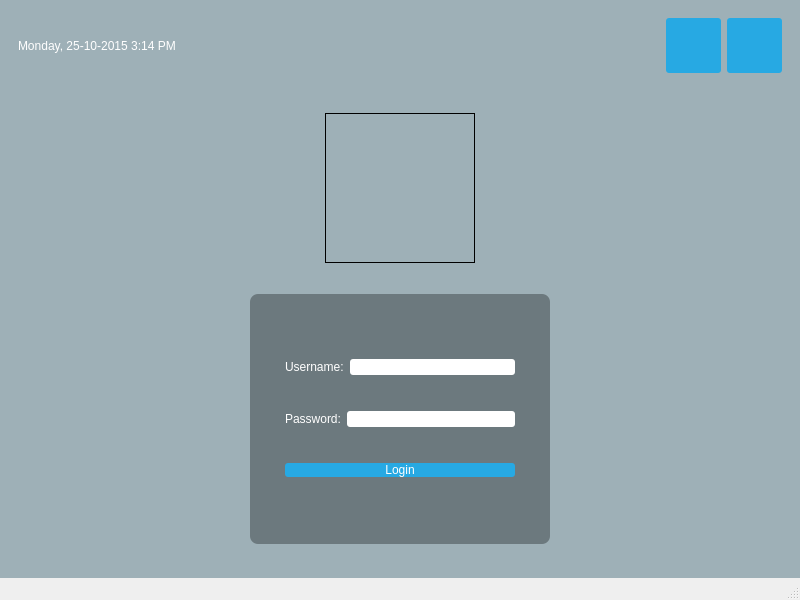
<?xml version="1.0" encoding="UTF-8"?>
<ui version="4.0">
 <class>MainWindow</class>
 <widget class="QMainWindow" name="MainWindow">
  <property name="geometry">
   <rect>
    <x>0</x>
    <y>0</y>
    <width>800</width>
    <height>600</height>
   </rect>
  </property>
  <property name="windowTitle">
   <string>MainWindow</string>
  </property>
  <property name="styleSheet">
   <string notr="true">#centralwidget { background: rgba(32, 80, 96, 100); }

#topPanel { background-color: qlineargradient(spread:reflect,
x1:0.5, y1:0, x2:0, y2:0, stop:0 rgba(91, 204, 233, 100),
stop:1 rgba(32, 80, 96, 100)); }

#loginForm
{
background: rgba(0, 0, 0, 80);
border-radius: 8px;
}

QLabel { color: white; }
QLineEdit { border-radius: 3px; }

QPushButton
{
color: white;
background-color: #27a9e3;
border-width: 0px;
border-radius: 3px;
}

QPushButton:hover { background-color: #66c011; }
</string>
  </property>
  <widget class="QWidget" name="centralwidget">
   <property name="styleSheet">
    <string notr="true">
</string>
   </property>
   <layout class="QVBoxLayout" name="verticalLayout">
    <item>
     <widget class="QWidget" name="topPanel" native="true">
      <layout class="QHBoxLayout" name="horizontalLayout">
       <item>
        <widget class="QLabel" name="currentDateTime">
         <property name="text">
          <string>Monday, 25-10-2015 3:14 PM</string>
         </property>
        </widget>
       </item>
       <item>
        <spacer name="horizontalSpacer">
         <property name="orientation">
          <enum>Qt::Horizontal</enum>
         </property>
         <property name="sizeHint" stdset="0">
          <size>
           <width>40</width>
           <height>20</height>
          </size>
         </property>
        </spacer>
       </item>
       <item>
        <widget class="QPushButton" name="shutdownButton">
         <property name="sizePolicy">
          <sizepolicy hsizetype="Fixed" vsizetype="Fixed">
           <horstretch>0</horstretch>
           <verstretch>0</verstretch>
          </sizepolicy>
         </property>
         <property name="minimumSize">
          <size>
           <width>55</width>
           <height>55</height>
          </size>
         </property>
         <property name="text">
          <string/>
         </property>
        </widget>
       </item>
       <item>
        <widget class="QPushButton" name="restartButton">
         <property name="sizePolicy">
          <sizepolicy hsizetype="Fixed" vsizetype="Fixed">
           <horstretch>0</horstretch>
           <verstretch>0</verstretch>
          </sizepolicy>
         </property>
         <property name="minimumSize">
          <size>
           <width>55</width>
           <height>55</height>
          </size>
         </property>
         <property name="text">
          <string/>
         </property>
        </widget>
       </item>
      </layout>
     </widget>
    </item>
    <item>
     <spacer name="verticalSpacer_2">
      <property name="orientation">
       <enum>Qt::Vertical</enum>
      </property>
      <property name="sizeHint" stdset="0">
       <size>
        <width>20</width>
        <height>40</height>
       </size>
      </property>
     </spacer>
    </item>
    <item>
     <layout class="QHBoxLayout" name="horizontalLayout_2">
      <property name="topMargin">
       <number>0</number>
      </property>
      <item>
       <widget class="QLabel" name="logo">
        <property name="sizePolicy">
         <sizepolicy hsizetype="Fixed" vsizetype="Fixed">
          <horstretch>0</horstretch>
          <verstretch>0</verstretch>
         </sizepolicy>
        </property>
        <property name="minimumSize">
         <size>
          <width>150</width>
          <height>150</height>
         </size>
        </property>
        <property name="styleSheet">
         <string notr="true">border: 1px solid;
</string>
        </property>
        <property name="text">
         <string/>
        </property>
       </widget>
      </item>
     </layout>
    </item>
    <item>
     <spacer name="verticalSpacer_3">
      <property name="orientation">
       <enum>Qt::Vertical</enum>
      </property>
      <property name="sizeHint" stdset="0">
       <size>
        <width>20</width>
        <height>40</height>
       </size>
      </property>
     </spacer>
    </item>
    <item>
     <layout class="QHBoxLayout" name="horizontalLayout_3">
      <property name="topMargin">
       <number>0</number>
      </property>
      <item>
       <widget class="QWidget" name="loginForm" native="true">
        <property name="sizePolicy">
         <sizepolicy hsizetype="Fixed" vsizetype="Fixed">
          <horstretch>0</horstretch>
          <verstretch>0</verstretch>
         </sizepolicy>
        </property>
        <property name="minimumSize">
         <size>
          <width>300</width>
          <height>250</height>
         </size>
        </property>
        <property name="styleSheet">
         <string notr="true">
</string>
        </property>
        <layout class="QVBoxLayout" name="verticalLayout_2">
         <property name="leftMargin">
          <number>35</number>
         </property>
         <property name="topMargin">
          <number>35</number>
         </property>
         <property name="rightMargin">
          <number>35</number>
         </property>
         <property name="bottomMargin">
          <number>35</number>
         </property>
         <item>
          <layout class="QHBoxLayout" name="horizontalLayout_5">
           <item>
            <widget class="QLabel" name="label">
             <property name="text">
              <string>Username:</string>
             </property>
            </widget>
           </item>
           <item>
            <widget class="QLineEdit" name="username"/>
           </item>
          </layout>
         </item>
         <item>
          <layout class="QHBoxLayout" name="horizontalLayout_4">
           <property name="bottomMargin">
            <number>0</number>
           </property>
           <item>
            <widget class="QLabel" name="label_2">
             <property name="text">
              <string>Password:</string>
             </property>
            </widget>
           </item>
           <item>
            <widget class="QLineEdit" name="password"/>
           </item>
          </layout>
         </item>
         <item>
          <widget class="QPushButton" name="loginButton">
           <property name="text">
            <string>Login</string>
           </property>
          </widget>
         </item>
        </layout>
       </widget>
      </item>
     </layout>
    </item>
    <item>
     <spacer name="verticalSpacer">
      <property name="orientation">
       <enum>Qt::Vertical</enum>
      </property>
      <property name="sizeHint" stdset="0">
       <size>
        <width>20</width>
        <height>40</height>
       </size>
      </property>
     </spacer>
    </item>
   </layout>
  </widget>
  <widget class="QMenuBar" name="menubar">
   <property name="geometry">
    <rect>
     <x>0</x>
     <y>0</y>
     <width>800</width>
     <height>30</height>
    </rect>
   </property>
  </widget>
  <widget class="QStatusBar" name="statusbar"/>
 </widget>
 <resources/>
 <connections/>
</ui>
